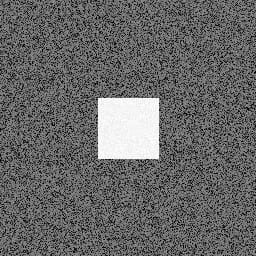
#> input picture Frequency-Domain-Filters/image.jpeg, 256 x 256 px
$ python FD-Assignment-high-pass_filter.py
#> lines starting #> are read from the running program, lines starting #| are printed output that depends on the picture; after the words box and inside, x2 and y2 are one past the last pixel; in counts of white or black regions, pixels touching at a corner belong together
import cv2
import numpy as np
from matplotlib import pyplot as plt

# read as a gray scale image

img = cv2.imread("../image.jpeg", 0)
#> img is the input picture: shape (256, 256); min 0, max 255, mean 103
plt.imshow(img, cmap="gray")
plt.title("Original Image")
plt.axis("off")
plt.show()


img_transformed = np.fft.fft2(img) # high frequency in center, so we have to shift it.
plt.imshow(np.log1p(np.abs(img_transformed)), cmap = 'grey')
plt.title("Image in Frequency Domain but high frequencies in center")
plt.axis("off")
plt.show()
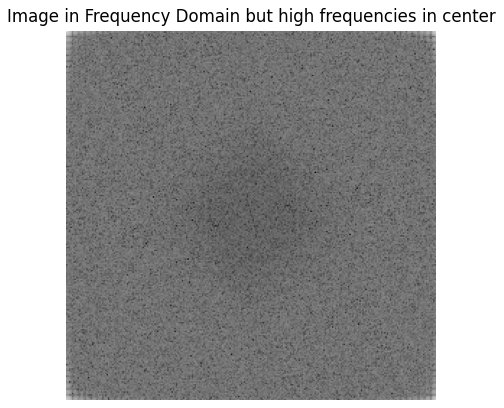
#> figure drawn by matplotlib, 1 panel

img_transformed_shifted = np.fft.fftshift(img_transformed)
plt.imshow(np.log1p(np.abs(img_transformed_shifted)), cmap = 'grey')
plt.title("Image in Frequency Domain shifted so, lower frequencies in center\high pass filtering Image spectrum")
plt.axis("off")
plt.show()
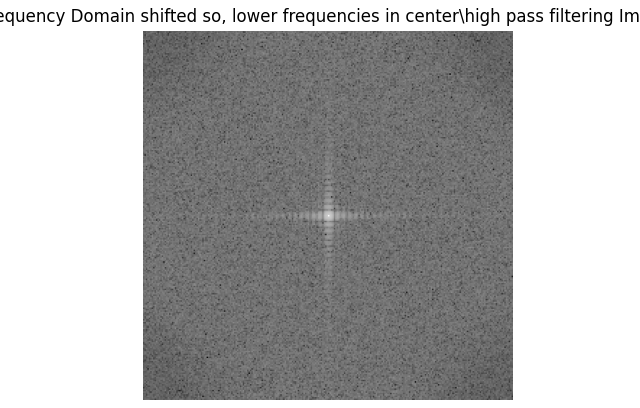
#> figure drawn by matplotlib, 1 panel


#perfrom low pass filter
M, N = img.shape
#> M = 256; N = 256
high_pass_mask = np.ones((M,N), dtype=np.float32)
D0 = 30

for u in range(M):
    for v in range(N):
        D = np.sqrt((u-M/2)**2 + (v-N/2)**2)
        if D <= D0:
            high_pass_mask[u, v] = 0
        else:
            high_pass_mask[u, v] = 1
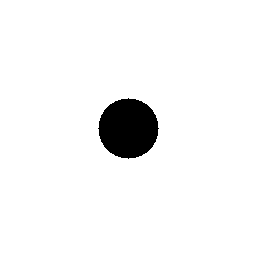
#> high_pass_mask: shape (256, 256) float32; values 0 (black) and 1 (white), 95.7% white; 1 black region, box (x1, y1, x2, y2) and area: (98, 98, 159, 159) 2821


plt.imshow(high_pass_mask, cmap="gray") # high-pass filter
plt.title("high Pass Filter")
plt.axis("off")
plt.show()


high_pass_filtered_image = img_transformed_shifted * high_pass_mask
plt.imshow(np.log1p(np.abs(high_pass_filtered_image)), cmap = 'grey')
plt.title("image in Frequehigh Domain after applying the high Pass Filter")
plt.show()
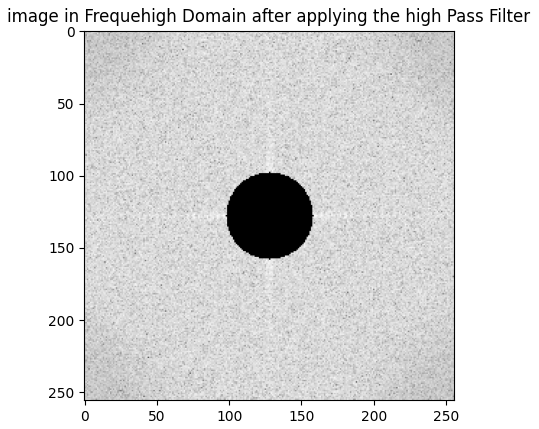
#> figure drawn by matplotlib, 1 panel


img_transformed = np.fft.ifftshift(high_pass_filtered_image)
plt.imshow(np.log1p(np.abs(img_transformed)), cmap = 'grey')
plt.title("image in Frequency Domain after applying the high Pass \n Filter but low frequencies NOT in center")
plt.show()
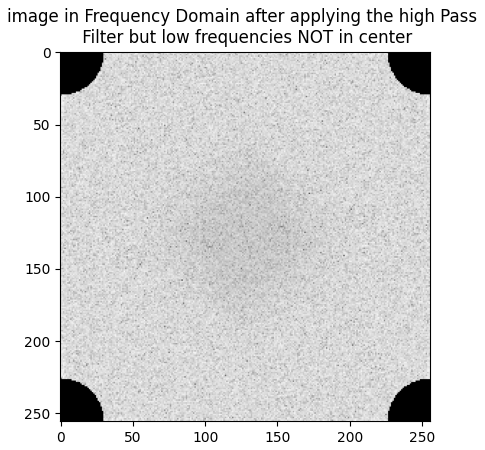
#> figure drawn by matplotlib, 1 panel

img = np.abs(np.fft.ifft2(img_transformed))
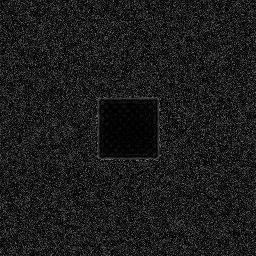
#> img: shape (256, 256) float64; min 0.000318, max 145.1, mean 28.3
plt.imshow(img, cmap="gray")
plt.title("image in Spatial Domain after applying the High Pass Filter")
plt.axis("off")
plt.show()
